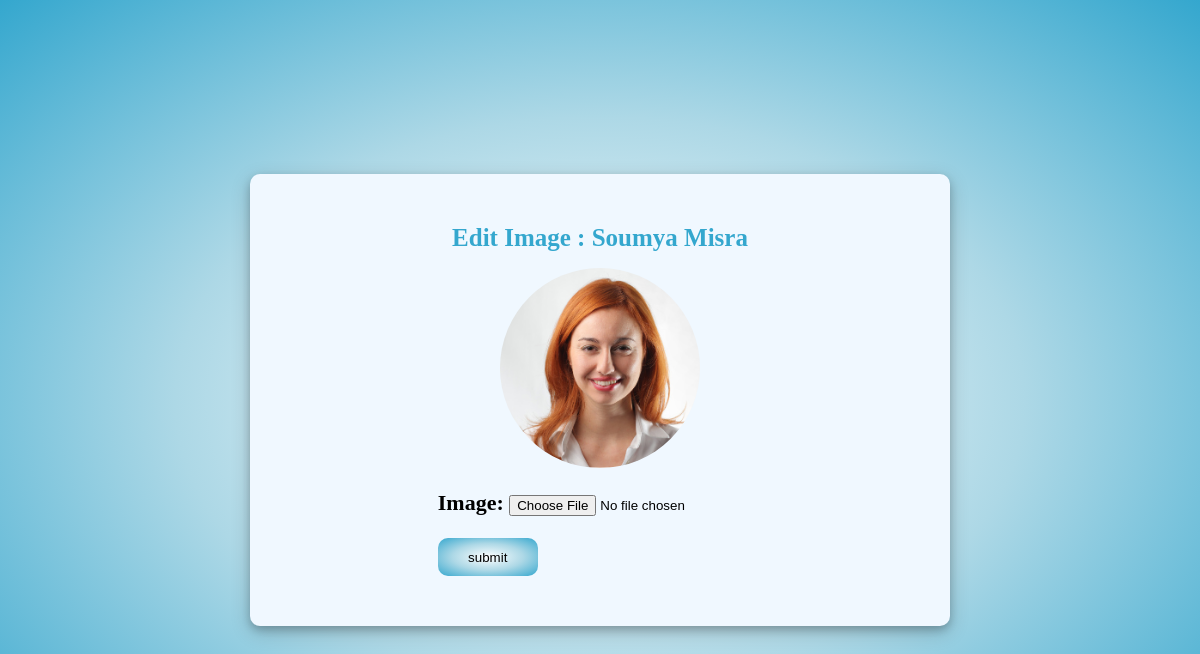
Page /app/home/details/1/editprofilepic/ on the committed database.
### student_management_app/models.py (models this page shows)
class User(models.Model):
    name=models.CharField(max_length=50)
    email=models.EmailField(unique=True)
    gender=models.CharField(max_length=6)
    phoneNumber=models.BigIntegerField(max_length=10)
    Qualification = models.CharField(max_length=20)
    Address = models.TextField(max_length=120)
    username = models.CharField(max_length=30,unique=True)
    password=models.CharField(max_length=100)
    image = models.ImageField(upload_to='images',default="C:/Users/ssadula/Pictures/StudentManagamentProject/media/images/p1.png")

### student_management_app/views.py (the view)
# urls.py: path('home/details/<int:id>/editprofilepic/',views.UpdateProfilePic),
def UpdateProfilePic(request,id):
    context = {
        'form': UpdateProfilePicForm(),
    }
    user = User.objects.get(id=id)
    context['user']=user
    if request.method == 'POST':
        form = UpdateProfilePicForm(request.POST,request.FILES,instance=user)
        if form.is_valid():
            form.save()
            return redirect('/app/home/details/{0}'.format(user.id))
    return render(request,'updatepic.html',context)

### student_management_app/forms.py
class UpdateProfilePicForm(forms.ModelForm):
    class Meta:
        model = User
        fields = ['image']

### student_management_app/Templates/updatepic.html (shortened to what this page needs)
<!DOCTYPE html>
<html lang="en">
<head>
</head>
<body>
    <div class="img-container">
        <h1>Edit Image : {{user.name}}</h1>
        <img src="{{ user.image.url }}" class="profile-img">
        <form enctype="multipart/form-data" method="post">
            {{form.as_p}}
            <button type="submit" class="register-button">submit
            </button>
        </form>
    </div>
</body>
</html>

### student_management_app/Templates/updatepic.html (style rules this page uses)
body { height: 100vh; margin: 0px; background-image: radial-gradient(white,lightblue,rgb(52, 167, 206)); font-family: Georgia, 'Times New Roman', Times, serif; box-sizing: border-box; display: flex; justify-content: center; align-items: center; }
.img-container { background-color: aliceblue; width: 50%; height: fit-content; box-shadow: 0 4px 8px 0 rgba(0, 0, 0, 0.2), 0 6px 20px 0 rgba(0, 0, 0, 0.19); border-radius: 10px; display: flex; flex-direction: column; justify-content: center; align-items: center; font-weight: bold; font-size: 22px; padding: 50px; }
h1 { margin-top: 0px; color: rgb(52, 167, 206); font-size: 25px; }
.register-button { background-image: radial-gradient(white,lightblue,rgb(52, 167, 206)); width: 100px; height: 38px; text-align: center; border-width: 0px; font-weight: 500; border-radius: 10px; }
.profile-img { width: 200px; height: 200px; border-radius: 150px; }

### rows in the picture
User: name "Soumya Misra", image (picture)
